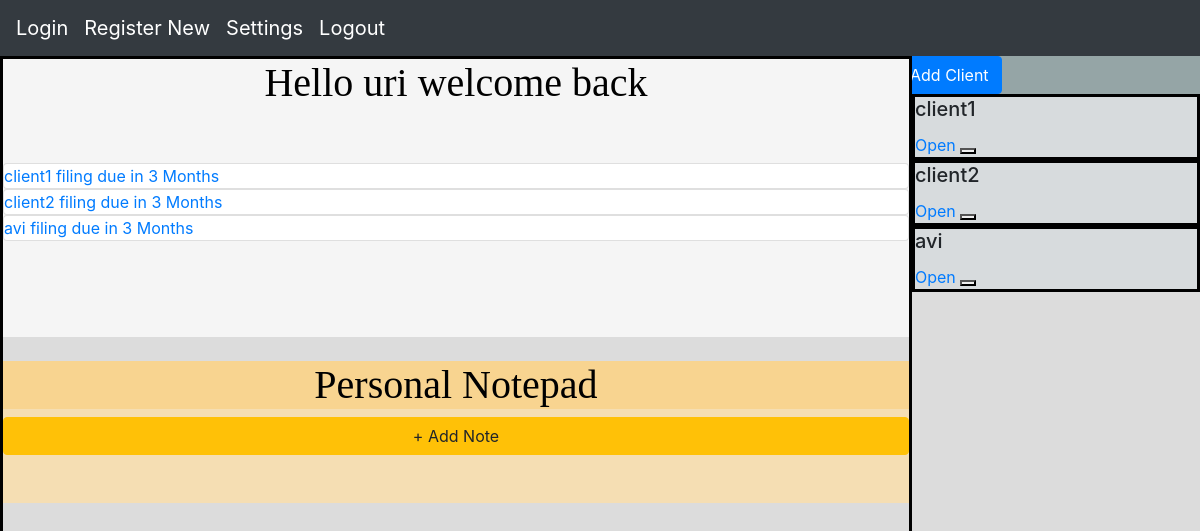
Page /users/company (signed in) on the earlier database version.
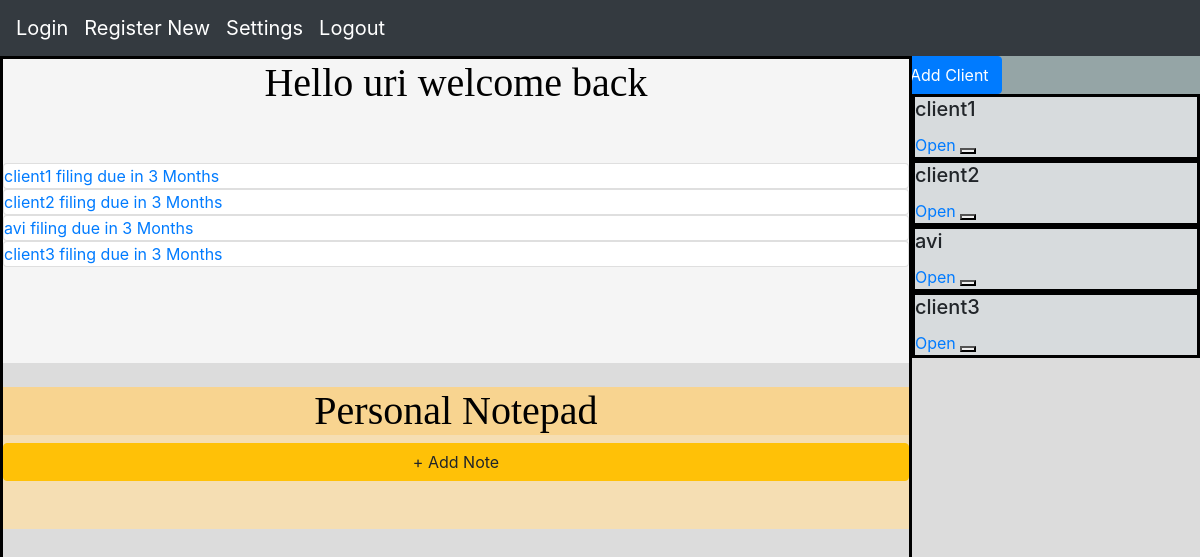
Same page on the later database version.
### accounts/models.py (models this page shows)
class Client(models.Model):
    name=CharField(max_length=200)
    firm=ForeignKey(Firm, on_delete=models.CASCADE)
    yearly= DateField(blank=True, null=True)
    first_quarter= DateField(blank=True, null=True)
    second_quarter= DateField(blank=True, null=True)
    third_quarter= DateField(blank=True, null=True)
    client_mail= EmailField(blank=True, null=True)

### accounts/views.py (the view, shortened to what this page needs)
# urls.py: path('company', views.company_page, name='company_page'),
@decorators.login_required
def company_page(request):
    form = NewClientForm()
    return render(request, 'companyPage.html', {'f':form, 'object_type':'client'})

### accounts/templates/companyPage.html (shortened to what this page needs)
{% extends "base.html" %}
{% load static %}
{% block css %}
<link rel="stylesheet" href="{% static 'accounts/css/tester.css' %}">
<link rel="stylesheet" href="{% static 'accounts/css/myCSS.css' %}">
<link rel="stylesheet" href="{% static 'accounts/js/resizeJS.js' %}">
<link rel="stylesheet" href="{% static 'accounts/js/dateCheck.js' %}">
 {% endblock %}
{% block content %}
<div class="container-fluid d-flex justify-content-end" style="background-color: gainsboro; display: flex; height: 100vh; width: 100vw;">
  <div class="row">
              <div class="col-sm col-md col-xl flex-column d-flex align-items-stretch" style="border: black solid; width: 100vw;">
                <div class="row d-flex flex-column" style="background-color: whitesmoke;">
                    <h1 style="text-align: center;">Hello {% block name %} {{user.username}}  {% endblock %} welcome back</h1>
                    <br>
                    <br>
                    {%for client in user.profile.employed_by.client_set.all%}
                    <a href="#" class="card">{{client.name}} filing due in 3 Months</a>
                    {%endfor%}
                    <br>
                    <br>
                    <br>
                    <br>
                </div>
<br>
                <div class="row d-flex flex-column" style="background-color: wheat;">
                  <h1 style="text-align: center; background-color: #f8d490;">Personal Notepad</h1>
                 {% include 'notePopup.html' with noteForm=f %}
                  <br>
                  <br>
                </div>
            </div>
          <div class="panel-body panel-resizable position-fixed-right" style="border-left: black thick;">
            <div class="row align-items-end" style="background-color: #95A5A6;">
              {% include 'clientPopup.html' with clientForm=f %}
            </div>
              {%for client in user.profile.employed_by.client_set.all%}
              <div class="list-group overflow-auto" style="width: 18rem;">
                  <div class="cardStyle">
                    <h5 class="card-title">{{client.name}}</h5>
                    <a href="#" class="card-link">Open</a>
                    <button> </button>
                </div>
              {%endfor%}
          </div>
              </div>
          </div>
  </div>
</div>
{% endblock %}

### accounts/templates/base.html (shortened to what this page needs)
<!DOCTYPE html>
<html>
	<head>
		{% block css %}{% endblock %}
		<link rel="stylesheet" href="https://stackpath.bootstrapcdn.com/bootstrap/4.3.1/css/bootstrap.min.css">
	</head>
	<body>
		<nav class="navbar navbar-expand-lg navbar-dark bg-dark">
			<div class="collapse navbar-collapse" id="navbarSupportedContent">
				<a class="navbar-brand" href="{%url 'login_view'%}">Login</a>
				<a class="navbar-brand" href="{%url 'register_user'%}">Register New</a>
				<a class="navbar-brand" href="{%url 'settings_page'%}">Settings</a>
				<a class="navbar-brand" href="{%url 'mainPage'%}">Logout</a>
			</div>
		</nav>
		{% block content %}{% endblock %}
	</body>
</html>

### accounts/templates/notePopup.html (shortened to what this page needs)
<button type="button" class="btn btn-warning" data-toggle="modal" data-target="#exampleModal2">
    + Add Note {{type}}
  </button>

### accounts/templates/clientPopup.html (shortened to what this page needs)
<button type="button" class="btn btn-primary" data-toggle="modal" data-target="#exampleModal">
    Add Client {{type}}
  </button>

### accounts/static/accounts/css/myCSS.css (style rules this page uses)
.cardStyle { background-color: #D7DBDD; border: solid black; }
h1 { font-family: Cambria, Cochin, Georgia, Times, 'Times New Roman', serif; color: black; }
body { background: #14161D; color: #939089; }

Differences in the rows shown:
added Client: name "client3"
